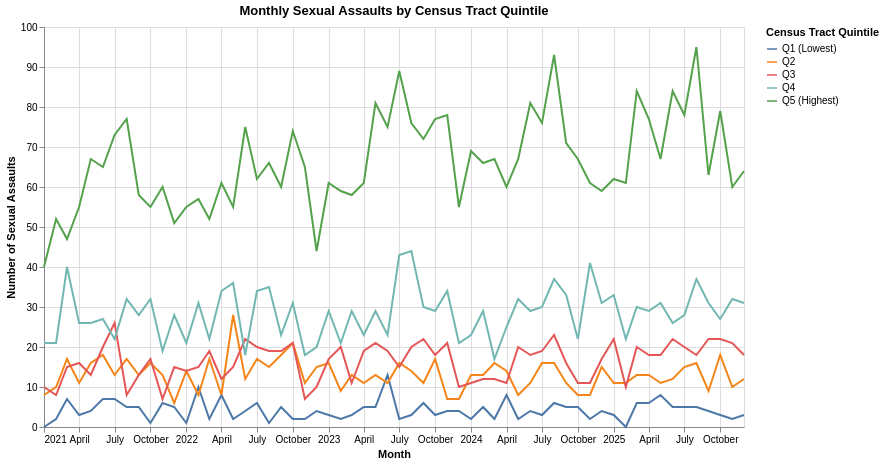

The code cell stored with this chart in its notebook:
### Code cell
SA["Date"] = pd.to_datetime(SA["Date"])

if "quintile" in SA.columns:
    SA = SA.drop(columns=["quintile"])

tract_counts = (
    SA
    .groupby("CENSUS_T_1")
    .size()
    .reset_index(name="total_sexual_assaults")
)

tract_counts["quintile"] = pd.qcut(
    tract_counts["total_sexual_assaults"],
    5,
    labels=["Q1 (Lowest)", "Q2", "Q3", "Q4", "Q5 (Highest)"]
)

SA = SA.merge(
    tract_counts[["CENSUS_T_1", "quintile"]],
    on="CENSUS_T_1",
    how="left"
)

SA["month"] = SA["Date"].dt.to_period("M").dt.to_timestamp()

quintile_time = (
    SA
    .groupby(["month", "quintile"])
    .size()
    .reset_index(name="sexual_assault_count")
)

chart = (
    alt.Chart(quintile_time)
    .mark_line()
    .encode(
        x=alt.X("month:T", title="Month"),
        y=alt.Y("sexual_assault_count:Q", title="Number of Sexual Assaults"),
        color=alt.Color("quintile:N", title="Census Tract Quintile"),
    )
    .properties(
        width=700,
        height=400,
        title="Monthly Sexual Assaults by Census Tract Quintile"
    )
)

chart

### Figure 1 — Vega-Lite specification as saved in the notebook (floating-point values rounded to 4 significant figures; data arrays with more than 128 entries replaced by an {"elided": "..."} marker saying what was removed)
{"config": {"view": {"continuousWidth": 300, "continuousHeight": 300}}, "data": {"name": "data-a6fc763c4a46691d63dd0f7ca9875c5a"}, "mark": {"type": "line"}, "encoding": {"color": {"field": "quintile", "title": "Census Tract Quintile", "type": "nominal"}, "x": {"field": "month", "title": "Month", "type": "temporal"}, "y": {"field": "sexual_assault_count", "title": "Number of Sexual Assaults", "type": "quantitative"}}, "height": 400, "title": "Monthly Sexual Assaults by Census Tract Quintile", "width": 700, "$schema": "https://vega.github.io/schema/vega-lite/v6.1.0.json", "datasets": {"data-a6fc763c4a46691d63dd0f7ca9875c5a": {"elided": "300 records"}}}
